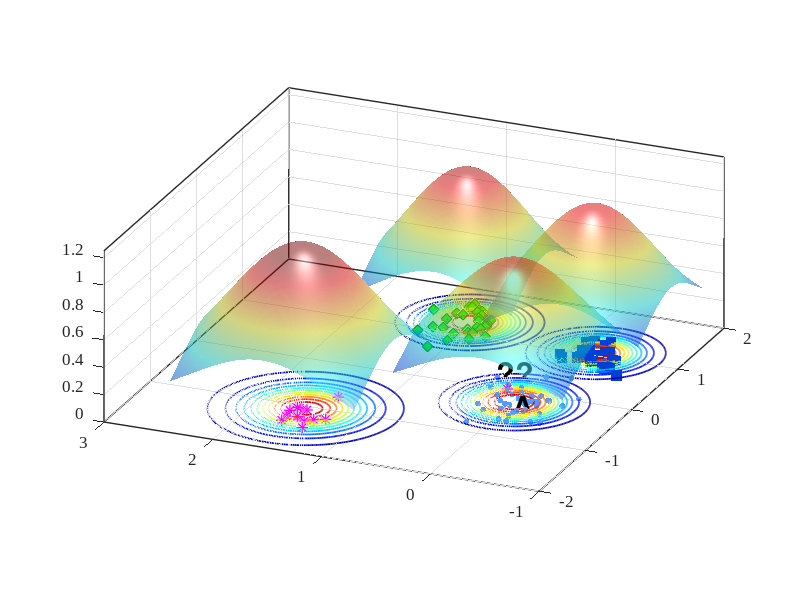

Write MATLAB code to recreate this figure.
%% Reproduce EVM-style demo figure (no toolboxes)
clear; close all; clc; rng(7);

% ---------- 1) 合成四类二维数据 ----------
% 类中心（大致对应图中位置）
C_star  = [-1.15  1.55];   % 红色星
C_diam  = [ 1.25  1.05];   % 绿色菱形
C_square= [ 1.05 -0.20];   % 蓝色方块
C_dot   = [-0.20  0.00];   % 蓝色小点（被 A 标注影响的那簇）

% 协方差（控制每簇形状）
S = @(sx,sy,rho)[sx^2 rho*sx*sy; rho*sx*sy sy^2];
Sig_star   = S(0.18,0.20, 0.05);
Sig_diam   = S(0.22,0.18,-0.10);
Sig_square = S(0.20,0.16, 0.05);
Sig_dot    = S(0.25,0.18, 0.00);

% 从高斯采样（不用 mvnrnd）
sample = @(N,mu,SIG) (randn(N,2)*chol(SIG,'lower') + mu);

X_star   = sample(12,C_star,   Sig_star);
X_diam   = sample(30,C_diam,   Sig_diam);
X_square = sample(28,C_square, Sig_square);
X_dot    = sample(45,C_dot,    Sig_dot);

% 加一个“离群星”靠近 A（见原图左中）
X_star = [X_star; 0.02 0.15];

% ---------- 2) 底面散点与样式 ----------
figure('Color','w','Position',[100,100,800,600]);
hold on; box on; grid on;
z0 = 0; % 所有散点都放在 z=0 的平面

scatter3(X_dot(:,1),   X_dot(:,2),   z0+zeros(size(X_dot,1),1),   18, [0.35 0.60 1.00], 'filled');  % 蓝色小点
scatter3(X_diam(:,1),  X_diam(:,2),  z0+zeros(size(X_diam,1),1),  60, 'g', 'd', 'filled', 'MarkerEdgeColor',[0 0.45 0]); % 绿菱形
scatter3(X_square(:,1),X_square(:,2),z0+zeros(size(X_square,1),1),60, [0 0.25 0.85], 's', 'filled'); % 蓝方块
scatter3(X_star(:,1),  X_star(:,2),  z0+zeros(size(X_star,1),1),  70, [1 0 1], '*', 'LineWidth',1.0); % 洋红星

% ---------- 3) ψ-model 等值环（彩色同心） ----------
% 采用带形状参的径向函数 psi(r) = exp(-(r/s)^t)
psi = @(X,Y,cx,cy,s,t) exp( - ( sqrt((X-cx).^2 + (Y-cy).^2) ./ s ).^t );

% 选几处“极端向量/代表点”（包含 A 所在）
EV = [ -0.23 -0.02 ;   % A 对应蓝点极端向量
        1.06 -0.22 ;   % 蓝方块
        1.28  1.03 ;   % 绿菱形
       -1.05  1.55 ];  % 红星
scale = [0.42, 0.36, 0.40, 0.48];   % 各自 scale
shape = [2.6,  2.2,  2.4,  2.0];    % 各自 shape

% 网格
[xg,yg] = meshgrid(linspace(-3,3,400));
colormap(jet); caxis([0 1]);

% 等高线层级（红到蓝：高到低）
levels = linspace(1.0,0.05,12);

for k = 1:size(EV,1)
    Z = psi(xg,yg,EV(k,1),EV(k,2),scale(k),shape(k));
    [~, h] = contour(xg,yg,Z,levels);    % 直接画在底面，保持颜色映射
    set(h,'LineWidth',1.25);

    % 将等高线明确压到 z=0（兼容不同 MATLAB 版本）
    ch = get(h,'Children');
    for ic = 1:numel(ch)
        zd = get(ch(ic),'ZData');
        if ~isempty(zd)
            set(ch(ic),'ZData',zeros(size(zd))); % 强制贴在 z=0
        end
    end
end

% 标出 A 与问号
text(-0.34,-0.06,0.02,'A','FontWeight','bold','FontSize',20,'Color','k');
text( 0.25, 0.35,0.03,'??','FontWeight','bold','FontSize',22,'Color','k');
text( 2.90,-0.05,0.03,'?','FontWeight','bold','FontSize',22,'Color','k');

% ---------- 4) 上方半透明“钟形面”（表示类支持/概率） ----------
% 用四个高斯穹顶，中心与各簇一致
gauss2 = @(X,Y,cx,cy,s) exp(-((X-cx).^2 + (Y-cy).^2)/(2*s^2));
tops  = {C_star, C_diam, C_square, C_dot};
sigT  = [0.65 0.55 0.55 0.60];
amp   = [1.05 0.95 0.90 0.85];

% 抬高穹顶，并缩小每个穹顶的覆盖范围（为每个穹顶使用局部网格）
zlift      = 0.18;   % 统一抬高量（不改变颜色映射）
spanFactor = 1.3;    % 每个穹顶半宽 = spanFactor * sigma（越小覆盖越小）
gridN      = 121;    % 局部网格分辨率

for i=1:4
    cx = tops{i}(1); cy = tops{i}(2);
    span = spanFactor * sigT(i);
    [xgi,ygi] = meshgrid(linspace(cx - span, cx + span, gridN), ...
                         linspace(cy - span, cy + span, gridN));

    Zt = amp(i) * gauss2(xgi,ygi,cx,cy,sigT(i));
    % 用 Zt 作为颜色，Zt+zlift 作为高度，从而抬高且保留原色
    s1 = surf(xgi,ygi, Zt + zlift, Zt, 'EdgeColor','none', 'FaceAlpha',0.5);
end
shading interp; camlight headlight; lighting gouraud;

% ---------- 5) 轴、视角与观感 ----------
xlim([-2 2]); ylim([-1 3]); zlim([0 1.25]); view(-67,22);
axis vis3d; daspect([1 1 0.8]);
set(gca,'FontName','Times New Roman','FontSize',12,'LineWidth',1);
% xlabel('x'); ylabel('y'); zlabel('score / \psi');

% 网格和背景风格
grid on; 
% set(gca,'GridAlpha',0.2,'MinorGridAlpha',0.2);
